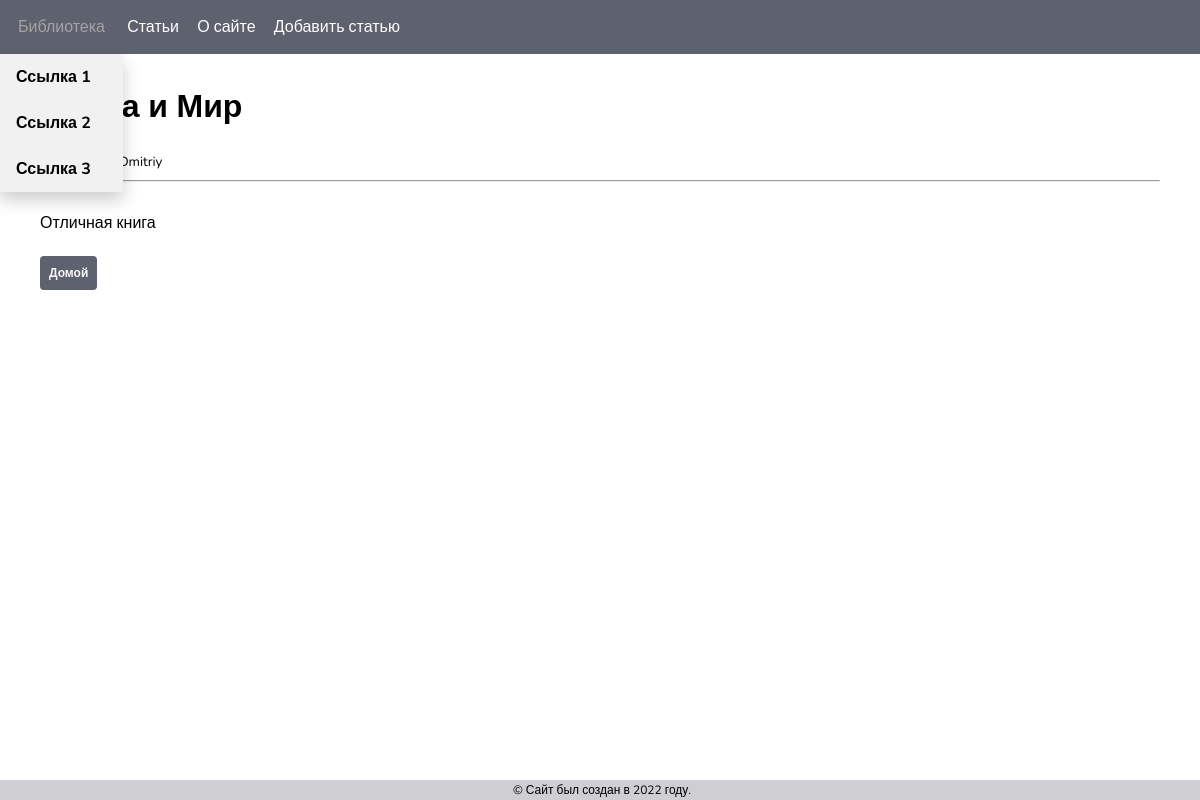
Screenshot of /article/60 with the database file from the repository.
### Library/models.py (models this page shows, shortened)
class Books(models.Model):
    Create = models.ForeignKey(User,on_delete=models.CASCADE,null=True)
    Author = models.CharField(max_length=255)
    Title = models.CharField(max_length=255, null=True)
    Content = models.TextField(blank=True, null=True)
    Shop = models.CharField(max_length=255, null=True)
    Order = models.CharField(max_length=255, null=True)
    Price = models.DecimalField(decimal_places=2, max_digits=8, null=True)
    Discount = models.CharField(max_length=255, null=True)
    Final_Price = models.DecimalField(decimal_places=2, max_digits=8, null=True)
    Status = models.CharField(max_length=255, null=True)
    time_create = models.DateTimeField(auto_now_add=True, null=True)
    time_update = models.DateTimeField(auto_now=True, null=True)
    is_published = models.BooleanField(default=True)

### Library/views.py (the view)
# urls.py: path('article/<int:pk>', ArticleDetailView.as_view(), name='article-detail')
class ArticleDetailView(DetailView):
    model = Books
    template_name = 'article_details.html'

### Library/templates/article_details.html (shortened to what this page needs)
{% extends 'base.html' %}
{% block content %}
<main>
    <h1>{{books.Title}}</h1>
        <small>By: {{books.Create.first_name}} {{books.Create.last_name}}</small><br>
    <hr>
    <br>
            {{ books.Content }}
    <br><br>
            <a href="{% url 'base' %}" class="button">Домой</a>
</main>
{% endblock %}

### Library/static/base.css (style rules this page uses)
body { margin: 0; font-family: 'Nunito', sans-serif; }
a { color: #03a0d7; font-weight: bold; text-decoration: none; }
a.button { padding: 9px 9px; background-color: #5e616e; border-radius: 4px; color: whitesmoke; font-weight: bold; font-size: 12px; text-align: center; display: inline-block; }
.button { padding: 9px 9px; background-color: #5e616e; border-radius: 4px; color: whitesmoke; font-weight: bold; font-size: 12px; text-align: center; display: inline-block; border: 0px }
main { padding-top: 10px; padding-left: 40px; padding-right: 40px; }

### rows the page displays
Books: Title "Война и Мир", Create.last_name "Dmitriy", Content "Отличная книга"
